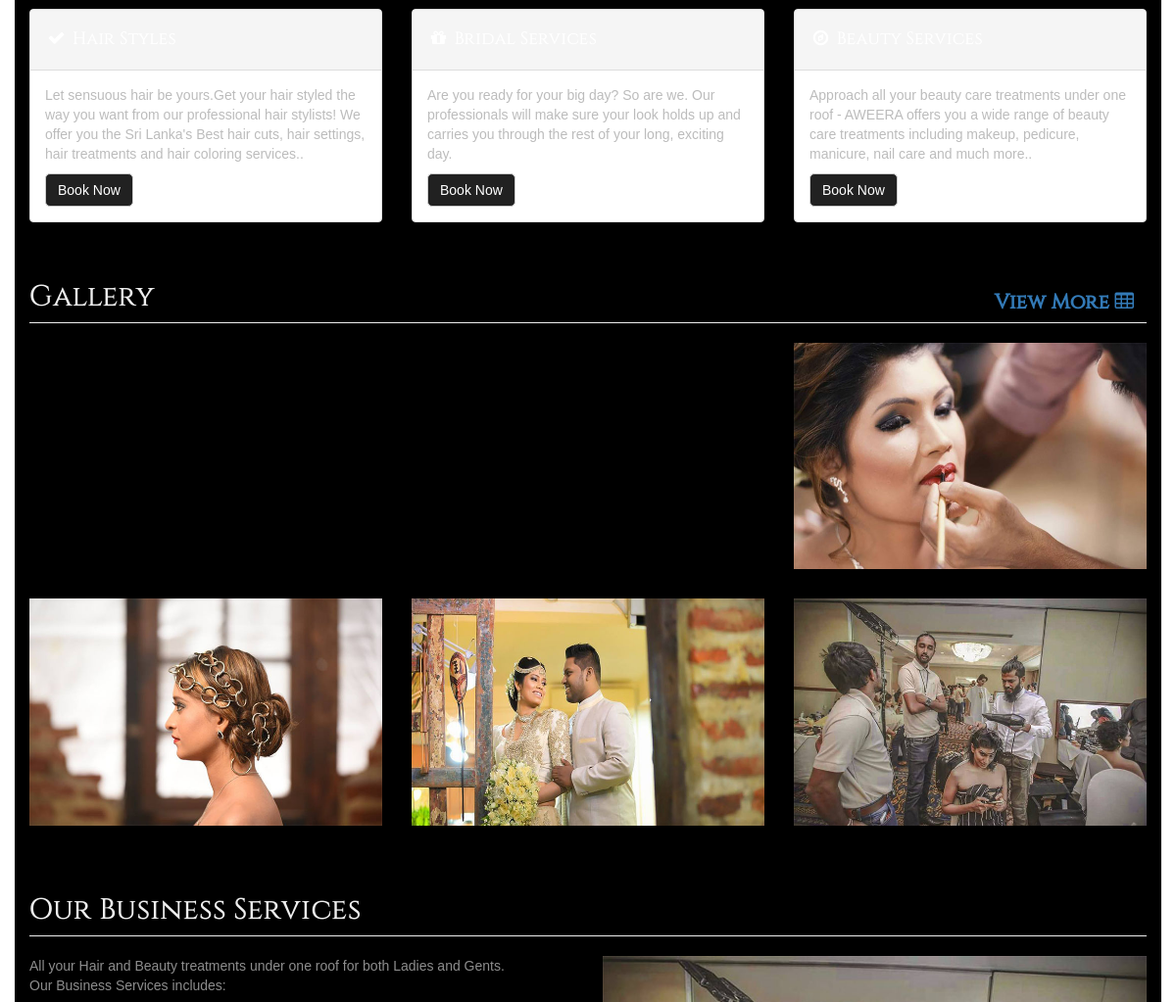
Before: / (middle part) with the older database file.
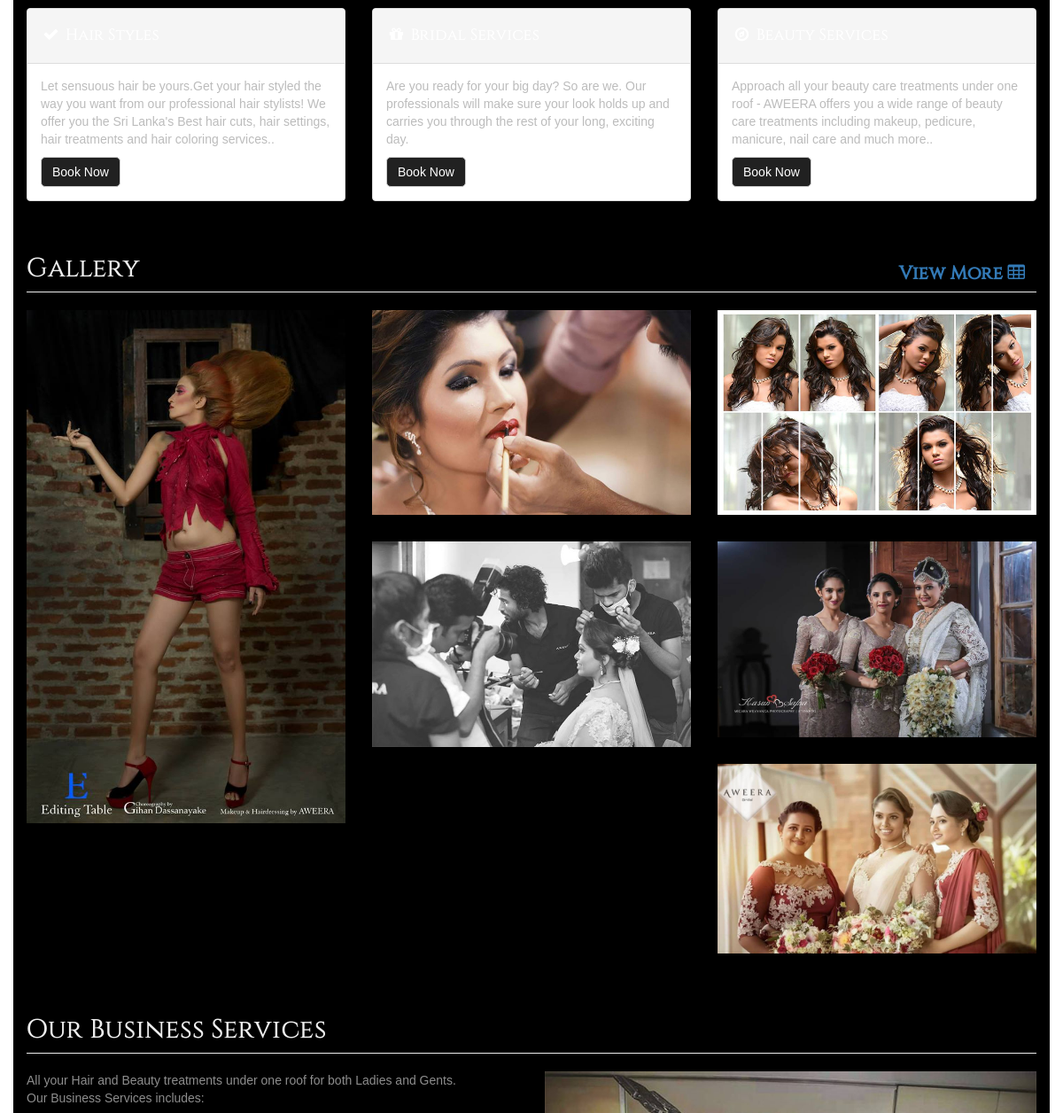
After: the same page with the newer database file.
### tables this page shows
CREATE TABLE IF NOT EXISTS `gallery` (
  `image_id` int(11) NOT NULL AUTO_INCREMENT,
  `path` varchar(100) NOT NULL,
  `date_added` datetime(6) NOT NULL,
  PRIMARY KEY (`image_id`)
);

### model/Database.php (called while the page is built, shortened)
<?php
	class Database{
		protected static $connection;
		public function connect(){
			$dbhost = 'localhost';
			$dbuser = 'root';
			$dbpass = '';
			$dbname = 'aweeradb';
			self::$connection = new mysqli($dbhost, $dbuser,$dbpass,$dbname);
			return self::$connection;
		}
		public function executeQuery($query) {
		    try{
                $connection = $this -> connect();
                $result = $connection -> query($query);
                return $result;
            }catch (Exception $e) {
                echo $e;
            }
    	}
	}
 ?>

### model/Gallery.php (called while the page is built, shortened)
<?php require_once('Database.php') ?>
<?php
	class Gallery{
        protected static $db;
        public function __construct(){
            self::$db = new Database();
        }
        public function getImages(){
            $query = "SELECT * FROM gallery ORDER BY date_added DESC";
            try{
                $result = self::$db->executeQuery($query);
                return $result;
            }
            catch(Exception $e){
                echo $e;
            }
        }
	}
 ?>

### gallery-section.php (shortened to what this page needs)
<?php require_once "model/Gallery.php"; ?>
<link rel="stylesheet" href="baguettebox/baguetteBox.min.css">
<?php
$gallery = new Gallery();
$result = $gallery->getImages();
?>
<div id="gallery" class="row">
    <div class="col-lg-12">
        <h2 class="page-header"> Gallery <div class="request-icon" onclick="getAppointments('all')">
                <a href="gallery.php" class="btn view-all">View More   <i class="fa fa-table" aria-hidden="true"></i></a>
            </div></h2>
    </div>
    <div class="tz-gallery">
            <?php
            $count=0;
            $image_list ="";
            while($image=mysqli_fetch_assoc($result) AND $count<6){
                $image_list .="<div class=\"col-sm-6 col-md-4\">
                <a href='img/uploads/".$image['path']."'>
                    <img class=\"img-responsive img-portfolio img-hover\" src='img/uploads/".$image['path']."' alt=\"\">
                </a>
            </div>";
                $count +=1;
            }
            echo $image_list;
            ?>
    </div>
</div>

Changed rows visible on the page:
no longer on this page (row unchanged): gallery: path (picture)
no longer on this page (row unchanged): gallery: path (picture)
no longer on this page (row unchanged): gallery: path (picture)
added gallery: path (picture)
now on this page (row edited): gallery: path (picture)
now on this page (row edited): gallery: path (picture)
added gallery: path (picture)
added gallery: path (picture)
